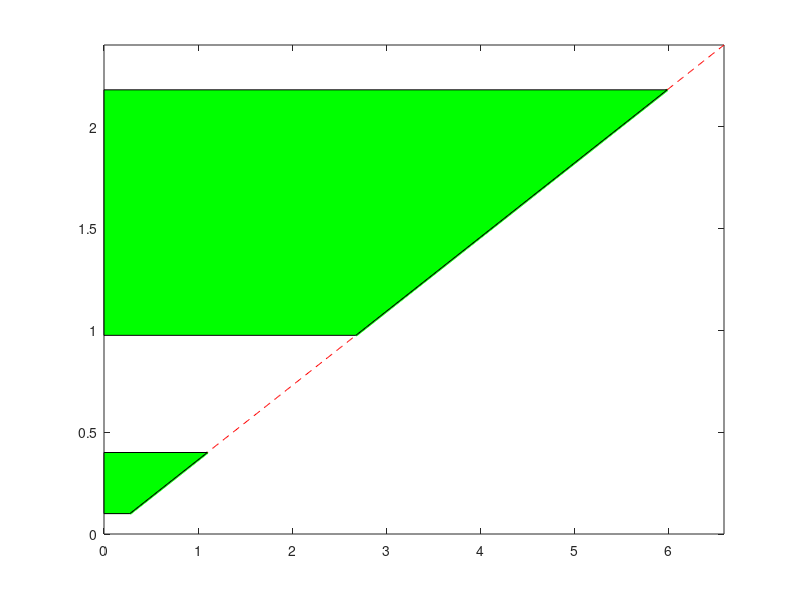

MATLAB code to generate this figure: (Note: this script raises an error after producing the figure.)
clear all
close all

SenVert = 30;
SenHoriz = 90;
MountAngle = -5; %+ve clockwise
Alpha = ((SenVert/2) + MountAngle)*(pi/180);
Beta = ((SenVert/2) - MountAngle)*(pi/180); %FOV looking down
Gamma = 0.1*(pi/180);

BLength = 1;
BHeight = 0.4;
WAngle = 45*(pi/180);
% Wy = linspace(BHeight,2.4,(((2.4-BHeight)/0.005))+1); %increment 5mm
% Wx = Wy/tan(WAngle);
% Wx = transpose(Wx);

GroundPresep = 6;

ObjHeightPersep = 0.3;

ObjHeightPersep2 = 0.1;

ObjDistancePersep = 1.3;

ClrObjHeight = 1.7;


% ZPos = linspace(0.1,2.4,47); %increment 50mm
% ZPos = linspace(0.1,2.4,24); %increment 100mm
% ZPos = linspace(0.1,2.4,231); %increment 10mm
ZPos = linspace(0.1,2.4,461); %increment 5mm
ZPosT = transpose(ZPos);

Ground = ZPosT/tan(Beta);
GroundCrit = NaN([size(Ground,1),1]);
ZPosGround = NaN([size(ZPosT,1),1]);

cGnd = 1;
for a = 1:size(Ground,1)
    if Ground(a,1) < GroundPresep
        GroundCrit(cGnd,1) = Ground(a,1);
        ZPosGround(cGnd,1) = ZPosT(a,1);
        if ZPosGround(cGnd,1) > BHeight
            Wx = (ZPosGround(cGnd,1) - BHeight)/tan(WAngle);
            if ZPosGround(cGnd,1) < BHeight + (BLength + Wx)*tan(Beta)
                GroundCrit(cGnd,1) = NaN;
                ZPosGround(cGnd,1) = NaN;
            end
        end
        
        cGnd = cGnd+1;
    end
end

ZPosGroundA = ZPosGround;
ZPosGroundA(isnan(ZPosGround)) = 0;
gH = zeros(2);
gL = zeros(2);
if norm(ZPosGroundA) > 0
    if max(ZPosGround) > BHeight
        gzH(1) = ZPosGround(find(ZPosGround >= BHeight + (BLength)*tan(Beta), 1, 'first'));
        gzH(2) = ZPosGround(find(ZPosGround >= BHeight + (BLength + Wx)*tan(Beta), 1, 'last'));
        ggH(1) = GroundCrit(find(ZPosGround >= BHeight + (BLength)*tan(Beta), 1, 'first'));
        ggH(2) = GroundCrit(find(ZPosGround >= BHeight + (BLength + Wx)*tan(Beta), 1, 'last'));

        gH = [ggH(1) gzH(1); ggH(2) gzH(2)];

    end

    gzL(1) = ZPosGround(find(ZPosGround <= BHeight, 1, 'first'));
    gzL(2) = ZPosGround(find(ZPosGround <= BHeight, 1, 'last'));
    ggL(1) = GroundCrit(find(ZPosGround <= BHeight, 1, 'first'));
    ggL(2) = GroundCrit(find(ZPosGround <= BHeight, 1, 'last'));

    gL = [ggL(1) gzL(1); ggL(2) gzL(2)];
end

figure
h = plot(Ground,ZPosT,'r--',GroundCrit,ZPosGround,'g','LineWidth',2');
xlim([0 Ground(end)])
ylim([0 ZPosT(end)])

patch([0,gH(1,1),gH(2,1), 0],[gH(1,2),gH(1,2),gH(2,2), gH(2,2)],'g')
patch([0,gL(1,1),gL(2,1), 0],[gL(1,2),gL(1,2),gL(2,2), gL(2,2)],'g')
alpha(.5)

uistack(h(2),'top')

grid ('on')
grid ('minor')
title('Sensor height vs Distance to perceive Gnd')
xlabel('Distance to perceive (m)')
ylabel('Sensor height (Z-position (m))')
% legend('All','Target criteria (2 m)','Location','northwest')
legend('All',['Target criteria ' num2str(GroundPresep) 'm'],'Location','northwest')